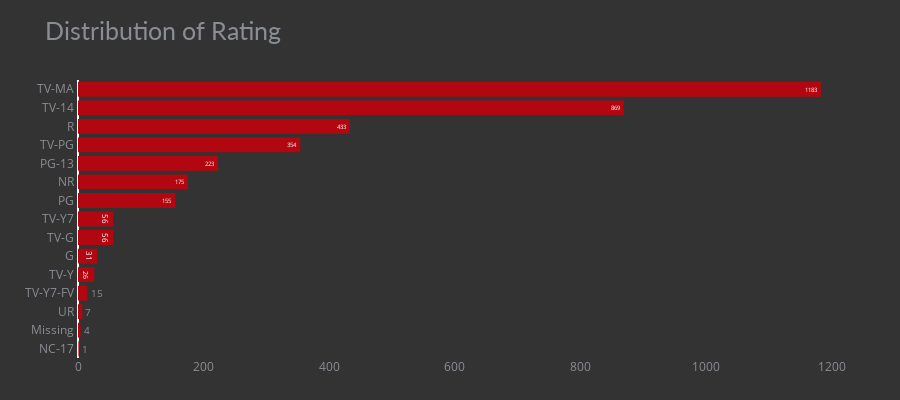

The cell this chart's notebook holds for it:
### Markdown cell above
#### Distribution of Rating and finding what audience prefer to watch.

The reason for plotting the chart?

To know which type of content is most watched by the audience so that Netflix can decide what type of content to be released next. It helps Netflix to understand the most and least favourite content watched by an audience.

### Code cell
df_rating = pd.DataFrame(df['rating'].value_counts()).reset_index().rename(columns={'index':'rating','rating':'count'})

fig_bar = px.bar(df_rating, y='rating', x='count', title='Distribution of Rating',

color_discrete_sequence=['#b20710'], text='count')

fig_bar.update_xaxes(showgrid=False)

fig_bar.update_yaxes(showgrid=False, categoryorder='total ascending', ticksuffix=' ', showline=False)

fig_bar.update_traces(hovertemplate=None, marker=dict(line=dict(width=0)))

fig_bar.update_layout(margin=dict(t=80, b=0, l=70, r=40),

hovermode="y unified",

xaxis_title=' ', yaxis_title=" ", height=400,

plot_bgcolor='#333', paper_bgcolor='#333',

title_font=dict(size=25, color='#8a8d93', family="Lato, sans-serif"),

font=dict(color='#8a8d93'),

legend=dict(orientation="h", yanchor="bottom", y=1, xanchor="center", x=0.5),

hoverlabel=dict(bgcolor="black", font_size=13, font_family="Lato, sans-serif"))

### Figure 1 — Plotly figure (JSON) as saved in the notebook; plotly's stock layout.template omitted (floating-point values rounded to 4 significant figures)
{"data": [{"alignmentgroup": "True", "legendgroup": "", "marker": {"color": "#b20710", "line": {"width": 0}, "pattern": {"shape": ""}}, "name": "", "offsetgroup": "", "orientation": "h", "showlegend": false, "text": [1183, 869, 433, 354, 223, 175, 155, 56, 56, 31, 26, 15, 7, 4, 1], "textposition": "auto", "type": "bar", "x": [1183, 869, 433, 354, 223, 175, 155, 56, 56, 31, 26, 15, 7, 4, 1], "xaxis": "x", "y": ["TV-MA", "TV-14", "R", "TV-PG", "PG-13", "NR", "PG", "TV-G", "TV-Y7", "G", "TV-Y", "TV-Y7-FV", "UR", "Missing", "NC-17"], "yaxis": "y"}], "layout": {"barmode": "relative", "font": {"color": "#8a8d93"}, "height": 400, "hoverlabel": {"bgcolor": "black", "font": {"family": "Lato, sans-serif", "size": 13}}, "hovermode": "y unified", "legend": {"orientation": "h", "tracegroupgap": 0, "x": 0.5, "xanchor": "center", "y": 1, "yanchor": "bottom"}, "margin": {"b": 0, "l": 70, "r": 40, "t": 80}, "paper_bgcolor": "#333", "plot_bgcolor": "#333", "title": {"font": {"color": "#8a8d93", "family": "Lato, sans-serif", "size": 25}, "text": "Distribution of Rating"}, "xaxis": {"anchor": "y", "domain": [0, 1], "showgrid": false, "title": {"text": " "}}, "yaxis": {"anchor": "x", "categoryorder": "total ascending", "domain": [0, 1], "showgrid": false, "showline": false, "ticksuffix": " ", "title": {"text": " "}}}}
